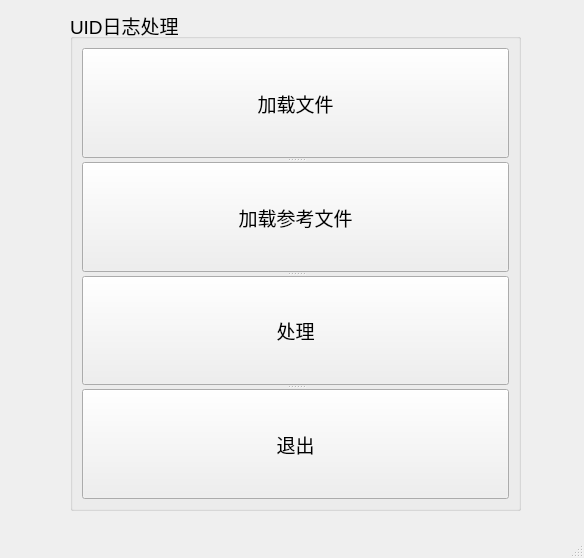
<?xml version="1.0" encoding="UTF-8"?>
<ui version="4.0">
 <class>MainWindow</class>
 <widget class="QMainWindow" name="MainWindow">
  <property name="geometry">
   <rect>
    <x>0</x>
    <y>0</y>
    <width>584</width>
    <height>558</height>
   </rect>
  </property>
  <property name="windowTitle">
   <string>MainWindow</string>
  </property>
  <widget class="QWidget" name="centralwidget">
   <widget class="QGroupBox" name="groupBox">
    <property name="geometry">
     <rect>
      <x>70</x>
      <y>10</y>
      <width>451</width>
      <height>501</height>
     </rect>
    </property>
    <property name="font">
     <font>
      <family>Arial</family>
      <pointsize>14</pointsize>
     </font>
    </property>
    <property name="title">
     <string>UID日志处理</string>
    </property>
    <layout class="QGridLayout" name="gridLayout">
     <item row="0" column="0">
      <widget class="QSplitter" name="splitter">
       <property name="orientation">
        <enum>Qt::Vertical</enum>
       </property>
       <widget class="QPushButton" name="btnData">
        <property name="font">
         <font>
          <family>Arial</family>
          <pointsize>14</pointsize>
         </font>
        </property>
        <property name="text">
         <string>加载文件</string>
        </property>
       </widget>
       <widget class="QPushButton" name="btnTxt">
        <property name="font">
         <font>
          <family>Arial</family>
          <pointsize>14</pointsize>
         </font>
        </property>
        <property name="text">
         <string>加载参考文件</string>
        </property>
       </widget>
       <widget class="QPushButton" name="btnHandle">
        <property name="font">
         <font>
          <family>Arial</family>
          <pointsize>14</pointsize>
         </font>
        </property>
        <property name="text">
         <string>处理</string>
        </property>
       </widget>
       <widget class="QPushButton" name="btnExit">
        <property name="font">
         <font>
          <family>Arial</family>
          <pointsize>14</pointsize>
         </font>
        </property>
        <property name="text">
         <string>退出</string>
        </property>
       </widget>
      </widget>
     </item>
    </layout>
   </widget>
  </widget>
  <widget class="QMenuBar" name="menubar">
   <property name="geometry">
    <rect>
     <x>0</x>
     <y>0</y>
     <width>584</width>
     <height>23</height>
    </rect>
   </property>
  </widget>
  <widget class="QStatusBar" name="statusbar"/>
 </widget>
 <resources/>
 <connections>
  <connection>
   <sender>btnExit</sender>
   <signal>clicked()</signal>
   <receiver>MainWindow</receiver>
   <slot>close()</slot>
   <hints>
    <hint type="sourcelabel">
     <x>608</x>
     <y>521</y>
    </hint>
    <hint type="destinationlabel">
     <x>604</x>
     <y>564</y>
    </hint>
   </hints>
  </connection>
 </connections>
</ui>
